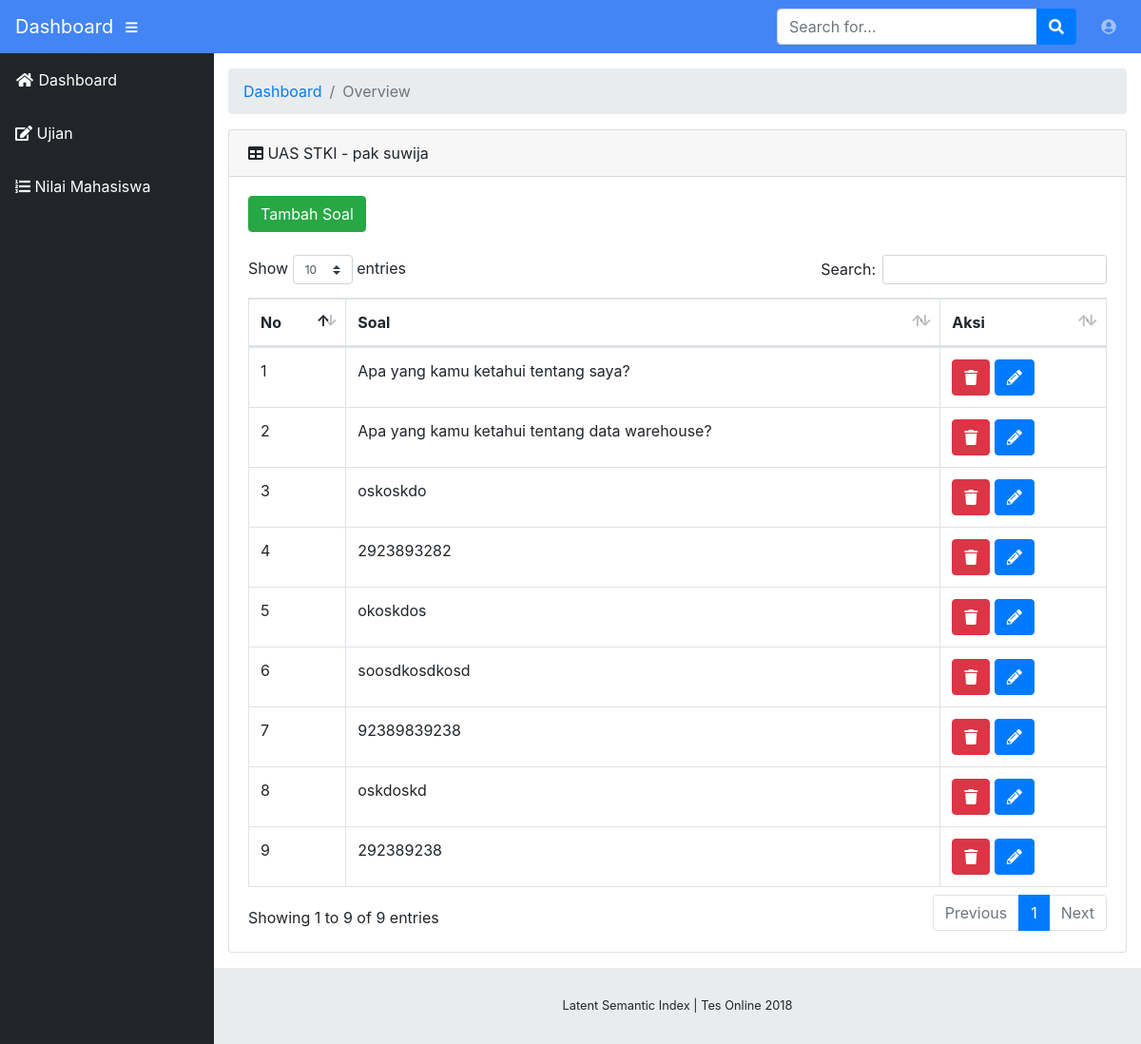
The app's page /include/dosen/index.php?page=ujian&id_ujian=1, older data.
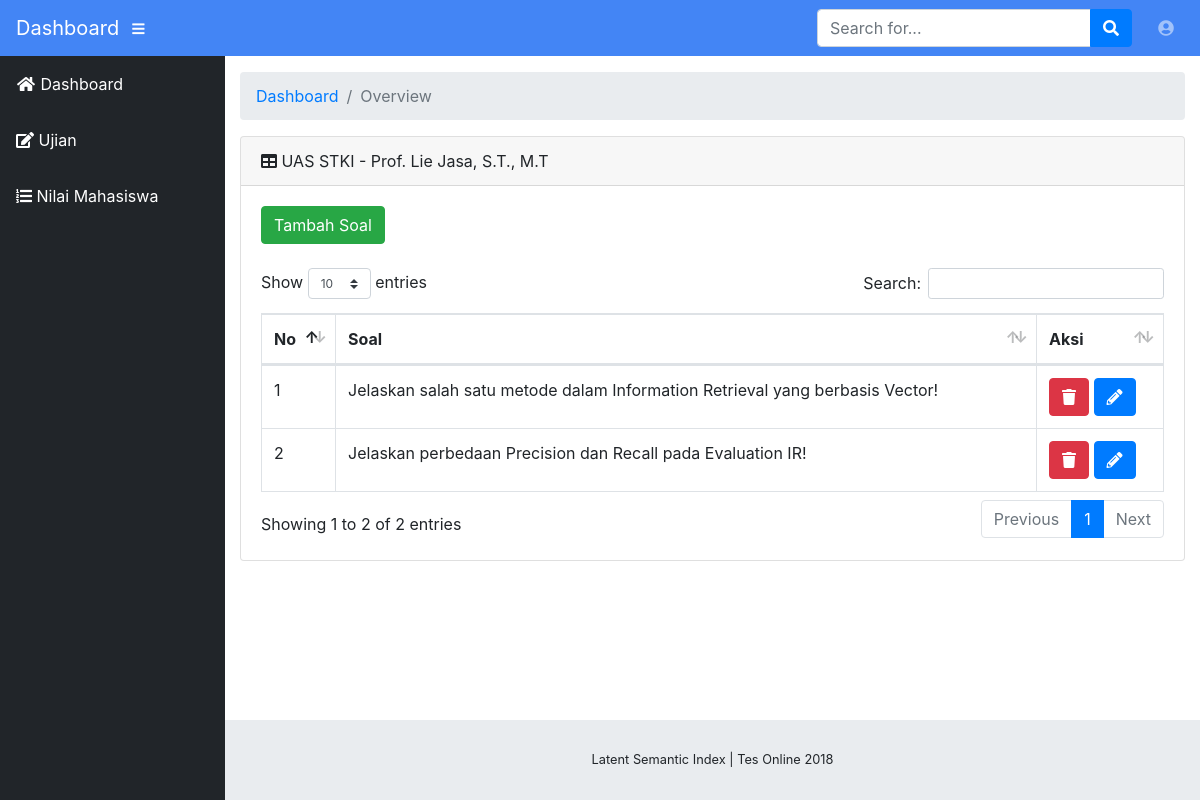
The same page, newer data.
### tables this page shows
CREATE TABLE `tb_ujian` (
  `id_ujian` int(10) NOT NULL AUTO_INCREMENT,
  `nama_ujian` varchar(255) DEFAULT NULL,
  `tgl_buat_ujian` datetime DEFAULT NULL,
  `tgl_selesai_ujian` datetime DEFAULT NULL,
  `id_dosen` int(11) DEFAULT NULL,
  PRIMARY KEY (`id_ujian`),
  KEY `id_dosen` (`id_dosen`),
  CONSTRAINT `tb_ujian_ibfk_1` FOREIGN KEY (`id_dosen`) REFERENCES `tb_dosen` (`id_dosen`)
);

CREATE TABLE `tb_dosen` (
  `id_dosen` int(10) NOT NULL AUTO_INCREMENT,
  `nama_dosen` varchar(255) DEFAULT NULL,
  `username_dosen` varchar(255) DEFAULT NULL,
  `password_dosen` varchar(255) DEFAULT NULL,
  PRIMARY KEY (`id_dosen`)
);

CREATE TABLE `tb_soal` (
  `id_soal` int(10) NOT NULL AUTO_INCREMENT,
  `nomor_soal` int(2) DEFAULT NULL,
  `id_ujian` int(11) DEFAULT NULL,
  `soal` varchar(255) DEFAULT NULL,
  PRIMARY KEY (`id_soal`),
  KEY `id_ujian` (`id_ujian`),
  CONSTRAINT `tb_soal_ibfk_1` FOREIGN KEY (`id_ujian`) REFERENCES `tb_ujian` (`id_ujian`)
);

### include/dosen/content_lihat_ujian.php (the view)
<?php
	$id_ujian = $_GET['id_ujian'];
	$data_ujian = mysqli_query($conn, "SELECT * FROM tb_ujian INNER JOIN tb_dosen ON tb_ujian.`id_dosen`=tb_dosen.`id_dosen` WHERE id_ujian=$id_ujian");
	foreach ($data_ujian as $ujian) {
		$nama_ujian = $ujian['nama_ujian'];
		$nama_dosen = $ujian['nama_dosen'];
	}
?>
<div class="card mb-3">
	<div class="card-header">
		<i class="fas fa-table"></i> <?php echo $nama_ujian." - ".$nama_dosen;?>
	</div>
	<div class="card-body">
		<a class="btn-success btn" href="?page=ujian&id_ujian=<?php echo $id_ujian?>&aksi=tambah_soal">Tambah Soal</a><br /><br />
		<div class="table-responsive">
			<table class="table table-bordered" id="dataTable" width="100%" cellspacing="0">
				<thead>
					<tr>
						<th>No</th>
						<th>Soal</th>
						<th>Aksi</th>
					</tr>
				</thead>
				<tbody>
					<?php
						$semua_soal = mysqli_query($conn, "SELECT * FROM tb_soal WHERE id_ujian = $id_ujian ORDER BY nomor_soal");
						foreach ($semua_soal as $soal) {
					?>
					<tr>
						<td><?php echo $soal['nomor_soal']?></td>
						<td><?php echo $soal['soal']?></td>
						<td>
							<a class="btn btn-danger" href="javascript:void(o)">
								<i class="fas fa-trash"></i>
							</a>
							<a class="btn btn-primary" href="javascript:void(o)">
								<i class="fas fa-pencil-alt"></i>
							</a>
						</td>
					</tr>
					<?php
						}
					?>
				</tbody>
			</table>
		</div>
	</div>
</div>

Row changes from the older to the newer data that the page shows:
removed tb_soal: nomor_soal "1", soal "Apa yang kamu ketahui tentang saya?"
removed tb_soal: nomor_soal "2", soal "Apa yang kamu ketahui tentang data warehouse?"
removed tb_soal: nomor_soal "3", soal "oskoskdo"
removed tb_soal: nomor_soal "4", soal "2923893282"
removed tb_soal: nomor_soal "5", soal "okoskdos"
removed tb_soal: nomor_soal "6", soal "soosdkosdkosd"
removed tb_soal: nomor_soal "7", soal "92389839238"
removed tb_soal: nomor_soal "8", soal "oskdoskd"
removed tb_soal: nomor_soal "9", soal "292389238"
changed through a linked row, tb_ujian "UAS STKI": id_dosen.nama_dosen "pak suwija" → "Prof. Lie Jasa, S.T., M.T"
added tb_soal: nomor_soal "1", soal "Jelaskan salah satu metode dalam Information Retrieval yang berbasis Vector!"
added tb_soal: nomor_soal "2", soal "Jelaskan perbedaan Precision dan Recall pada Evaluation IR!"
Text that changed along with them:
text written by a page script: "Show entries Search: Showing 1 to 9 of 9 entries Previous 1 Next" → "Show entries Search: Showing 1 to 2 of 2 entries Previous 1 Next"
